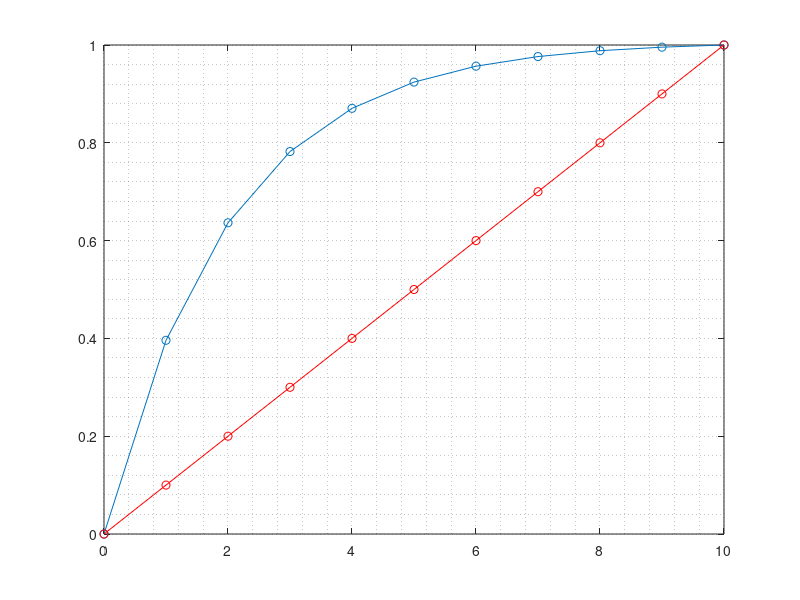

Write MATLAB code to recreate this figure. (Note: this script raises an error after producing the figure.)
close all
alpha = 0.5;
figure
N_tot = 10;
Nj = 0:N_tot;
% plot(Nj,exp(-alpha*Nj) - exp(-alpha*10),'o-')
plot(Nj,1-(1/(1 - exp(-alpha*N_tot)))*(exp(-alpha*Nj) - exp(-alpha*N_tot)),'o-')
hold on
plot(Nj,Nj/Nj(end),'ro-')
grid minor

%% ************************************************************************
%                      Single incremental learning                        *
% *************************************************************************
clc
close all
% clf
N_S   = 10;
N_K   = 1;
% N_S   = 10;
% N_K   = 5;
alpha = 0.1;
% -------------------------------------------------------------------------
figure('Color',[1 1 1])
C = 0;
cj = zeros(N_S/N_K,1); % complexity for each of the skills in a cluster
sigma_bar = zeros(N_S/N_K,1); 
for j = 1:N_S/N_K % loop over the skills in a cluster
    sigma_bar(j) = exp(-alpha*(j-1));
    cj(j)        = c0*sigma_bar(j);
    n            = 0:0.001:cj(j); 
%     area(n + 0*C,exp(-5/cj*n),'FaceColor','flat')
%     p = area(n + 0*C, 1*exp(-6/cj(j)*n),'FaceAlpha',0.5);
%     p = area(n + 1*C,  exp(-alpha*(j))*(1 -exp(-6/cj(j)*n)) + (1-exp(-alpha*(j-1))),'FaceAlpha',0.5);
    p = area(n + 1*C,  (sigma_bar(j) - exp(-alpha*(j)))*(exp(-6/cj(j)*n)) + 1*exp(-alpha*(j)),'FaceAlpha',0.5);
    hold on
    C = C + cj(j);
end
% plot(cumsum(cj),sigma_bar,'k--')
plot([0;cumsum(cj)],[sigma_bar;exp(-alpha*(N_S/N_K))],'ro--')

xlabel('$n$','Interpreter','latex','FontSize',25);
ylabel('$\bar{\sigma}_{j,k}^{(I)}$','Interpreter','latex','FontSize',25);   
title('Remaining Knowledge VS. Episode (Single Incremental)','FontSize',15)
grid on
% Knowledge --------------------------------------------------------------
figure('Color',[1 1 1])
plot(1:N_S/N_K, 1-sigma_bar,'-or','LineWidth', 2)
xlabel('$N_{j}$','Interpreter','latex','FontSize',20);
ylabel('${\bar{\sigma}}_{j}^{(I)}$','Interpreter','latex','FontSize',20); 
xlim([1 N_S/N_K])
title('Remaining Knowledge VS. Skills (Single Incremental)','FontSize',15)
grid on
% Complexity --------------------------------------------------------------
figure('Color',[1 1 1])
plot(1:N_S/N_K,cj,'-o','LineWidth', 2)
xlabel('$N_{j}$','Interpreter','latex','FontSize',20);
ylabel('$c_{j}^{(I)}$','Interpreter','latex','FontSize',20); 
xlim([1 N_S/N_K])
title('Complexity VS. Skills (Single Incremental)','FontSize',15)
grid on
% -------------------------------------------------------------------------
figure('Color',[1 1 1])
C = 0;
cj = zeros(N_S/N_K,1);
sigma_bar = zeros(N_S/N_K,1);
for j = 1:N_S/N_K
    sigma_bar(j) = exp(-alpha*(j-1));
    cj(j)        = c0*sigma_bar(j);
    n            = 0:0.1:cj(j);
    p1            = plot3(n, j*ones(numel(n),1), sigma_bar(j)*exp(-6/cj(j)*n),'LineWidth',2);
    hold on
    p            = fill3(n([1 1:end end]), j*ones(numel(n)+2,1), [0 sigma_bar(j)*exp(-6/cj(j)*n) 0],p1.Color, 'FaceAlpha', 0.1);
    C            = C + cj(j);
end
plot3(zeros(N_S/N_K,1),1:N_S/N_K,sigma_bar ,'d--','LineWidth', 2,'color',[1 0 0])
plot3(cj,1:N_S/N_K,zeros(N_S/N_K,1),'o--','LineWidth', 2,'color',[0 0 1])
xlabel('$n$','Interpreter','latex','FontSize',20);
ylabel('$N_{j}$','Interpreter','latex','FontSize',20);   
zlabel('$\bar{\sigma}_{j,k}^{(I)}$','Interpreter','latex','FontSize',20);   
ylim([1 N_S/N_K])
view([150 30])
SAVE_FIG = 0;
fig = gcf;
ax  = gca;
% plt = p;
% fcn_scrpt_prepare_graph(fig, ax, [], [], [], 8.8, 4, 1)
% axis off
view([45,30])

if SAVE_FIG == 1
    export_fig(fullfile(fileparts(matlab.desktop.editor.getActiveFilename),'figures','single_incremental_knowledge'),'-pdf')
    close(gcf);
end      

%% ************************************************************************
%                      Single transfer learning                           *
% *************************************************************************
close all
clc
N_S   = 60;
N_K   = 4;
alpha = 0.2;
% -------------------------------------------------------------------------
figure('Color',[1 1 1])
hold on
clear sigma_bar
C            = 0;
sigma_k      = zeros(N_K,1);
bar_sigma_jk = zeros(N_S/N_K,N_K);
cjk          = zeros(N_S/N_K,N_K);
transfer     = NaN(N_K,1);
for k = 1:N_K
    if k == 1
        transfer(k) = 1;
    else
        %beta        = 1/(k-1);
        beta        = 1/(N_K-1);
        transfer(k) = 1 - beta*sum(sigma_k(1:k-1));
    end
    plot(k*c0*ones(11,1),0:0.1:1,'k-','LineWidth', 0.5)
    for j = 1:N_S/N_K
        bar_sigma_jk(j,k) = transfer(k)*exp(-alpha*(j-1));
        cjk(j,k)          = c0*bar_sigma_jk(j,k);
        n                 = 0:0.1:cjk(j,k);
        p                 = plot(n + (k-1)*c0,bar_sigma_jk(j,k)*exp(-6/cjk(j,k)*n),'LineWidth',1);
        p                 = area(n + (k-1)*c0,bar_sigma_jk(j,k)*exp(-6/cjk(j,k)*n),'EdgeColor',p.Color,'FaceColor',p.Color,'FaceAlpha',0.1);
        C                 = C + cjk(j,k);
    end
    ax = gca;
    ax.ColorOrderIndex = 1;
    sigma_k(k) = 1 - bar_sigma_jk(j,k);
end
plot(c0*(0:1:N_K-1),transfer,'ks--','LineWidth',2)
xlabel('$n$','Interpreter','latex','FontSize',20);
ylabel('$\bar{\sigma}_{j,k}^{(T)}$','Interpreter','latex','FontSize',20);   
% title('Knowledge VS. Episode (Single Transfer)','FontSize',15)
grid on
SAVE_FIG = 0;
fig = gcf;
ax  = gca;
plt = p;
fcn_scrpt_prepare_graph(fig, ax, [], [], [], 8.8, 4, 1)
if SAVE_FIG == 1
    export_fig(fullfile(fileparts(matlab.desktop.editor.getActiveFilename),'figures','single_transfer_knowledge'),'-pdf')
    close(gcf);
end    
% -------------------------------------------------------------------------
figure('Color',[1 1 1])
plot(1:N_S/N_K,cjk,'-o','LineWidth', 2)
xlabel('$N_{j,k}$','Interpreter','latex','FontSize',20);
ylabel('$c_{j,k}^{(T)}$','Interpreter','latex','FontSize',20);
legend('k_1','k_2','k_3','k_4','k_5')
xlim([1 N_S/N_K])
% title('Complexity VS. Skills (Single Transfer)','FontSize',15)
grid on
SAVE_FIG = 0;
fig = gcf;
ax  = gca;
plt = p;
fcn_scrpt_prepare_graph(fig, ax, [], [], [], 8.8, 4, 1)
if SAVE_FIG == 1
    export_fig(fullfile(fileparts(matlab.desktop.editor.getActiveFilename),'figures','single_transfer_complexity'),'-pdf')
    close(gcf);
end    

% %% Single transfer learning
% 
% for i = 1:numel(N_K)
%     for j=1:numel(m)
%         bar_sigma_m(i,j) = exp(-alpha*N_S/(m(j)*N_K(i)));
%         factor(i,j)      = 1 - 0.5*(1 + N_K(i))*beta(i)*(1 - bar_sigma_m(i,j));
%         C_i_p(i,j)       = m(j)*N_K(i)*c0*(1 - exp(-alpha*N_S/(m(j)*N_K(i))))/(1 - exp(-alpha));
%         C_t_p(i,j)       = factor(i,j).*C_i_p(i,j);
%     end
% end
% C_c_p = m.*(c0*(1 - exp(-alpha*N_S))./(1 - exp(-alpha*m)));
% 
% close all
% N_S   = 10;
% alpha = 0.1;
% figure('Color',[1 1 1])
% hold on
% C = 0;
% for i = 1:N_S
%     cj = c0*exp(-alpha*i);
%     n = 0:0.1:cj;
% %     area(n + 0*C,exp(-5/cj*n),'FaceColor','flat')
%     p = area(n + 0*C,exp(-5/cj*n),'FaceAlpha',0.5);
%     C = C + cj;
% end
% xlabel('$n$','Interpreter','latex','FontSize',20);
% ylabel('$c^{(I)}$','Interpreter','latex','FontSize',20);   
% title('Incremental','FontSize',15)
% grid minor









%% ************************************************************************
%                           Parallel learning
% *************************************************************************
clc
N_K = 10;
N_S = 1:1:1E6;
alpha = 0.1;
beta = 1/N_K;
m = 10:10:100;
% m = [10 100];
c0 = 100;
% Incremental -------------------------------------------------------------
close all
figure('Color',[1 1 1])
p = [];
for i = 1:numel(m)
    C_i_p = m(i)*N_K*c0*(1 - exp(-alpha*N_S/(m(i)*N_K)))/(1 - exp(-alpha));
    p = [p loglog(N_S,C_i_p)];
    hold on
end
grid on
xlabel('$N_{\mathcal{S}}$','Interpreter','latex','FontSize',20);
ylabel('$^{||}C^{(I)}(N_\mathcal{S}; m)$','Interpreter','latex','FontSize',20);   
% title('Incremental','FontSize',15)

SAVE_FIG = 0;
fig = gcf;
ax  = gca;
plt = p;
fcn_scrpt_prepare_graph(fig, ax, plt, [], [], 8.8, 4, 1)
if SAVE_FIG == 1
    export_fig(fullfile(fileparts(matlab.desktop.editor.getActiveFilename),'figures','parallel_incremental_complexity'),'-pdf')
    close(gcf);
end 

% Transfer ----------------------------------------------------------------
figure('Color',[1 1 1])
% hold on
p =  [];
for i = 1:numel(m)
    bar_sigma_m = exp(-alpha*N_S/(m(i)*N_K));
    factor = 1 - 0.5*(1 + N_K)*beta*(1 - bar_sigma_m);
    C_i_p = m(i)*N_K*c0*(1 - exp(-alpha*N_S/(m(i)*N_K)))/(1 - exp(-alpha));
    C_t_p = factor.*C_i_p;
    p = [p loglog(N_S,C_t_p)];
    hold on
end
grid on
xlabel('$N_{\mathcal{S}}$','Interpreter','latex','FontSize',20);
ylabel('$^{||}C^{(T)}(N_\mathcal{S}; m)$','Interpreter','latex','FontSize',20);   
% title('Transfer','FontSize',15)

SAVE_FIG = 0;
fig = gcf;
ax  = gca;
plt = p;
fcn_scrpt_prepare_graph(fig, ax, plt, [], [], 8.8, 4, 1)
if SAVE_FIG == 1
    export_fig(fullfile(fileparts(matlab.desktop.editor.getActiveFilename),'figures','parallel_transfer_complexity'),'-pdf')
    close(gcf);
end 

% Collective --------------------------------------------------------------
figure('Color',[1 1 1])
% hold on
p = [];
for i = 1:numel(m)
    C_c = m(i)*c0*(1 - exp(-alpha*N_S))/(1 - exp(-alpha*m(i)));
    p = [p loglog(N_S,C_c)];
    hold on
end
legend(num2str(m(1)),num2str(m(2)))
grid on
xlabel('$N_{\mathcal{S}}$','Interpreter','latex','FontSize',20);
ylabel('$^{||}C^{(C)}(N_\mathcal{S}; m)$','Interpreter','latex','FontSize',20);   
% title('Collective','FontSize',15)

SAVE_FIG = 0;
fig = gcf;
ax  = gca;
plt = p;
fcn_scrpt_prepare_graph(fig, ax, plt, [], [], 8.8, 4, 1)
if SAVE_FIG == 1
    export_fig(fullfile(fileparts(matlab.desktop.editor.getActiveFilename),'figures','parallel_collective_complexity'),'-pdf')
    close(gcf);
end 
%%
clearvars
clc

N_S   = 10^4;
N_K   = logspace(1,log10(N_S),log10(N_S));
alpha = 0.1;
beta  = 1./N_K;
m     = 1:1:100;
% m(mod(N_S,m) ~= 0) = NaN;
c0    = 100;

    

%%

P  = 100;
dt = 5*60;
e0 = P*dt;

% Incremental -------------------------------------------------------------
close all
figure
hold on
for i = 1:numel(N_K)
%     for j=1:numel(m)
%         C_i_p(j) = m(j)*(N_K(i)*c0*(1 - exp(-alpha*N_S./(m(j)*N_K(i))))./(1 - exp(-alpha)));
%     end
    C_i_p = m.*(N_K(i)*c0*(1 - exp(-alpha*N_S./(m.*N_K(i))))./(1 - exp(-alpha)));
    plot(m,C_i_p,'.')
end

xlabel('$m$','Interpreter','latex','FontSize',20);
ylabel('$^{||}C^{(I)}(m; N_\mathcal{K}) |_{N_\mathcal{S}=10^{4}} $','Interpreter','latex','FontSize',20);   
title('Incremental','FontSize',15)
grid minor

% Transfer ----------------------------------------------------------------
clc
fcolor = [0 0.4470 0.7410;
0.8500 0.3250 0.0980;
0.9290 0.6940 0.1250;
0.4940 0.1840 0.5560
0.4660 0.6740 0.1880; 
0.3010 0.7450 0.9330;
0.6350 0.0780 0.1840];

for i = 1:numel(N_K)
    for j=1:numel(m)
        bar_sigma_m(i,j) = exp(-alpha*N_S/(m(j)*N_K(i)));
        factor(i,j)      = 1 - 0.5*(1 + N_K(i))*beta(i)*(1 - bar_sigma_m(i,j));
        C_i_p(i,j)       = m(j)*N_K(i)*c0*(1 - exp(-alpha*N_S/(m(j)*N_K(i))))/(1 - exp(-alpha));
        C_t_p(i,j)       = factor(i,j).*C_i_p(i,j);
    end
end
C_c_p = m.*(c0*(1 - exp(-alpha*N_S))./(1 - exp(-alpha*m)));

close all
figure('Color',[1 1 1])
    subplot(2,1,1)
    semilogy(m,e0*C_i_p,'--','LineWidth',2);
    ax = gca;
    ax.ColorOrder = fcolor;
    hold on
    ax.ColorOrderIndex = 1;
    semilogy(m,e0*C_t_p,'-.','LineWidth',2);
    semilogy(m,e0*C_c_p,'k-','LineWidth',2)
    xlabel('$m$','Interpreter','latex','FontSize',20);
    ylabel('$E_{\mathcal{S}}(m; N_\mathcal{K}) |_{N_\mathcal{S}=10^{6}} $ [J]','Interpreter','latex','FontSize',20);   
    title('Total Energy VS. No. of Robots','FontSize',15)
    grid minor 
    xlim([min(m) max(m)])

aux = NaN(1,numel(N_K));
ax.ColorOrderIndex = 1;
p1 = plot(1,aux, 'LineWidth',3);
p2 = plot(1,aux(:,1),'k --','LineWidth',2);
p3 = plot(1,aux(:,1),'k -.','LineWidth',2);
p4 = plot(1,aux(:,1),'k -','LineWidth',2);
p = [p1; p2; p3; p4];
labels = cell(1,numel(N_K));
for i=1:numel(N_K)
    labels{i} = ['$N_{\mathcal{K}}=$' num2str(N_K(i))];
end
labels{i+1} = 'Incremental';
labels{i+2} = 'Transfer';
labels{i+3} = 'Collective';
legend(p,labels,'Interpreter','latex','FontSize',15)    
clear aux p labels

% subplot(2,1,2)
%     ax = gca;
%     ax.ColorOrder = fcolor;
%     semilogy(m,e0*C_i_p./m,'--','LineWidth',2);
%     hold on
%     ax.ColorOrderIndex = 1;
%     semilogy(m,e0*C_t_p./m,'-.','LineWidth',2);
%     semilogy(m,e0*C_c_p./m,'k-','LineWidth',2)
%     xlabel('$m$','Interpreter','latex','FontSize',20);
%     ylabel('$E_{\mathcal{S}}/m$ [J]','Interpreter','latex','FontSize',20);   
%     title('Energy per agent (-- Incremental | -. Transfer | - Collective) ','FontSize',15)
%     grid minor   
%     xlim([min(m) max(m)])
subplot(2,1,2)
    ax = gca;
    ax.ColorOrder = fcolor;
    semilogy(m,dt*C_i_p./m,'--','LineWidth',2);
    hold on
    ax.ColorOrderIndex = 1;
    semilogy(m,dt*C_t_p./m,'-.','LineWidth',2);
    semilogy(m,dt*C_c_p./m,'k-','LineWidth',2)
    xlabel('$m$','Interpreter','latex','FontSize',20);
    ylabel('$T_{\mathcal{S}}(m; N_\mathcal{K}) |_{N_\mathcal{S}=10^{6}}$ [s]','Interpreter','latex','FontSize',20);   
    title('Total Time VS. No. of Robots','FontSize',15)
    grid minor   
    xlim([min(m) max(m)])

aux = NaN(1,numel(N_K));
ax.ColorOrderIndex = 1;
p1 = plot(1,aux, 'LineWidth',3);
p2 = plot(1,aux(:,1),'k --','LineWidth',2);
p3 = plot(1,aux(:,1),'k -.','LineWidth',2);
p4 = plot(1,aux(:,1),'k -','LineWidth',2);
p = [p1; p2; p3; p4];
labels = cell(1,numel(N_K));
for i=1:numel(N_K)
    labels{i} = ['$N_{\mathcal{K}}=$' num2str(N_K(i))];
end
labels{i+1} = 'Incremental';
labels{i+2} = 'Transfer';
labels{i+3} = 'Collective';
legend(p,labels,'Interpreter','latex','FontSize',15)    
clear aux p labels   
%%



figure;plot(m,bar_sigma_m,'.')
legend("10","100","1000","10000")
xlabel('$m$','Interpreter','latex','FontSize',20);
ylabel('$\bar{\sigma}_m(m; N_\mathcal{K}) |_{N_\mathcal{S}=10^{4}}$','Interpreter','latex','FontSize',20);   
title('Knowledge','FontSize',15)
grid minor

%% Simulation *************************************************************
close all
% rng default; % For reproducibility

X = [randn(100,2)*rand(1,1) + randi(5)*ones(100,2);
     randn(100,2)*rand(1,1) - randi(5)*ones(100,2);
     randn(100,2)*rand(1,1) + randi(5)*ones(100,2)];
% plot(X,'k*')
% X = rand(100,2);
X = fcn_create_dummy_clusters();
plot(X(:,1),X(:,2),'k*')


%%
N_S   = 100;
N_K   = 5;
alpha = 0.1;
close all
% X = rand(N_S,2);
clusters = N_K;
opts = statset('Display','final');
% [idx,C] = kmeans(X,clusters,'Distance','cityblock',...
%     'Replicates',5,'Options',opts);
[idx,C] = kmeans(X,clusters);

figure;
% plot(X,'ko')
% hold on
for k=1:clusters
plot(X(idx==k,1),X(idx==k,2),'.','MarkerSize',12)
hold on
end
plot(C(:,1),C(:,2),'kx',...
     'MarkerSize',15,'LineWidth',3) 
% legend('Cluster 1','Cluster 2','Centroids',...
%        'Location','NW')
title 'Cluster Assignments and Centroids'
hold off

%%
close all
clc
N_S   = 200;
N_K   = 5;
rng default; % For reproducibility
X = rand(N_S,2);
% X = fcn_create_dummy_clusters();
% idx = dbscan(X,0.069,2);
% idx = spectralcluster(X,5);
idx = kmedoids(X,N_K);
% figure
% for k=1:N_K
%     plot(X(idx==k,1),X(idx==k,2),'*','MarkerSize',12)
%     hold on
% end

for k=1:1%N_K
    % d = pdist([X(idx==k,1),X(idx==k,2)]);
    % d = d/max(d);
    D       = squareform(pdist([X(idx==k,1),X(idx==k,2)])); % distance between pairs of tasks
%     D       = D./max(D,[],'all');   % normalized distance
    % alpha       = D./sum(D,'all');   % normalized distance
%     alpha = normr(D);

    figure('Color',[1 1 1])
    C         = 0;
    cj        = zeros(size(D,1),1);
    sigma_bar = zeros(size(D,1),1);
    for j = 1:size(D,1)
        %alpha        = D(j,:)./sum(D(j,1:(j-1))); 
        %sigma_bar(j) = exp(-sum(alpha(1:(j-1))));
        if j==1
            sigma_bar(j) = 1;
            SumAlpha(j) = 0;
        else
            SumAlpha(j)     = sum(D(j,1:(j-1)));%/max(D(j,1:(j-1)));
            sigma_bar(j) = exp(-SumAlpha(j));
        end
        disp(SumAlpha(j))
        cj(j)        = c0*sigma_bar(j);
        n            = 0:0.1:cj(j);
        p = plot3(n, j*ones(numel(n),1), sigma_bar(j)*exp(-6/cj(j)*n),'LineWidth',2);
        hold on
        p = fill3(n([1 1:end end]), j*ones(numel(n)+2,1), [0 sigma_bar(j)*exp(-6/cj(j)*n) 0],p.Color, 'FaceAlpha', 0.1);
        C = C + cj(j);  
    end
    plot3(zeros(size(D,1),1),1:size(D,1),sigma_bar ,'r-','LineWidth', 2,'color',[0.2 0.2 0.2])
    plot3(cj,1:size(D,1),zeros(size(D,1),1),'b-','LineWidth', 2,'color',[0.2 0.2 0.2])
    xlabel('$c_j^{(I)}$','Interpreter','latex','FontSize',20);
    ylabel('$N_{j}$','Interpreter','latex','FontSize',20);   
    zlabel('$\bar{\sigma}_{j}^{(I)}$','Interpreter','latex','FontSize',20);   
    ylim([1 size(D,1)])
    title(['Cluster k = ' num2str(k)])
end
% figure
% plot(X(:,1),X(:,2),'k.')
%%
clc
close all

d = 2;
k = 5;
n = 1000;
% Generate data 
[X,label] = kmeansRnd(d,k,n);
X = X';
plot(X(:,1),X(:,2),'k*')